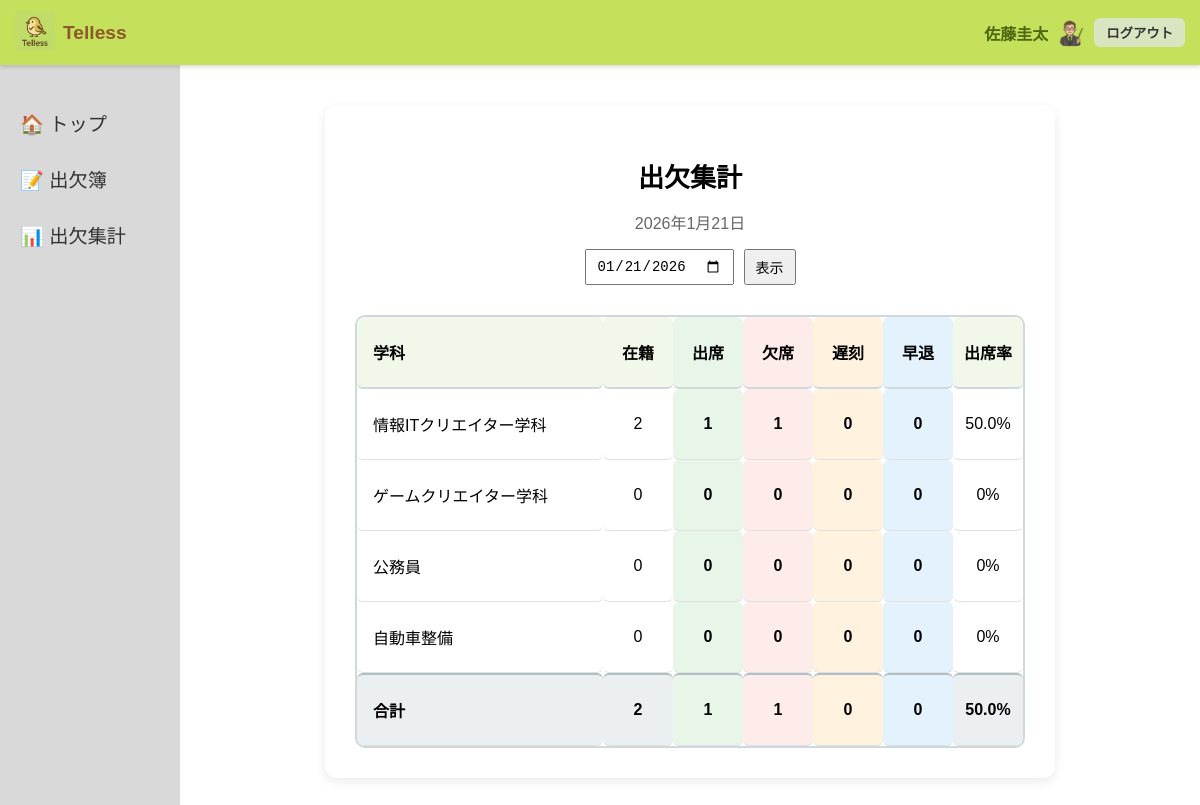
/attendance/summary/ (signed in), run on the app's committed database.
### telles/models.py (models this page shows, shortened)
class CustomUser(AbstractUser):
    is_teacher = models.BooleanField(default=False)
    is_student = models.BooleanField(default=False)

class TeacherProfile(models.Model):
    user = models.OneToOneField(
        CustomUser,
        on_delete=models.CASCADE,
        related_name='teacher_profile'
    )
    teacher_name = models.CharField(max_length=100)
    created_at = models.DateTimeField(auto_now_add=True)
    class Meta:
        db_table = 'teacher_database'  # 教師専用テーブル名

class ClassRegistration(models.Model):
    department = models.CharField(max_length=100, unique=True)

### telles/views.py (the view)
# urls.py: path("attendance/summary/", views.attendance_summary, name="attendance_summary"),
def attendance_summary(request):
    target_date = request.GET.get("date")
    if target_date:
        target_date = date.fromisoformat(target_date)
    else:
        target_date = date.today()
    selected_year = request.session.get("selected_year")
    summary = []
    departments = ClassRegistration.objects.all()
    for dept in departments:
        students = StudentProfile.objects.filter(
            department=dept,
            user__is_active=True
        )
        if selected_year:
            students = students.filter(academic_year=selected_year)
        total = students.count()
        absent = Attendance.objects.filter(
            student__in=students,
            date=target_date,
            status="absent"
        ).count()
        late = Attendance.objects.filter(
            student__in=students,
            date=target_date,
            status="late"
        ).count()
        leave = Attendance.objects.filter(
            student__in=students,
            date=target_date,
            status="leave"
        ).count()
        present = total - (absent + late + leave)
        present = max(present, 0)
        rate = round((present / total) * 100, 1) if total > 0 else 0
        summary.append({
            "class_name": dept.department,
            "total": total,
            "present": present,
            "absent": absent,
            "late": late,
            "leave": leave,
            "rate": rate,
        })
    total_students = sum(item["total"] for item in summary)
    total_absent = sum(item["absent"] for item in summary)
    total_late = sum(item["late"] for item in summary)
    total_leave = sum(item["leave"] for item in summary)
    total_present = total_students - (total_absent + total_late + total_leave)
    total_present = max(total_present, 0)
    total_summary = {
        "total": total_students,
        "present": total_present,
        "absent": total_absent,
        "late": total_late,
        "leave": total_leave,
        "rate": round((total_present / total_students) * 100, 1) if total_students > 0 else 0
    }
    return render(request, "attendance_summary.html", {
        "date": target_date,
        "summary": summary,
        "total_summary": total_summary,
    })

### telles/templates/attendance_summary.html
{% extends "base.html" %}
{% load static %}
{% block extra_css %}
<link rel="stylesheet" href="{% static 'css/attendance_board.css' %}">
{% endblock %}
{% block content %}
<div class="summary-container">
    <div class="summary-header">
        <h2>出欠集計</h2>
        <p class="summary-date">{{ date }}</p>
        <form method="get" class="date-form">
            <input type="date" name="date" value="{{ date|date:'Y-m-d' }}">
            <button type="submit">表示</button>
        </form>
    </div>
    <table class="attendance-board">
        <thead>
            <tr>
                <th>学科</th>
                <th>在籍</th>
                <th>出席</th>
                <th>欠席</th>
                <th>遅刻</th>
                <th>早退</th>
                <th>出席率</th>
            </tr>
        </thead>
        <tbody>
            {% for item in summary %}
            <tr
            class="
                {% if item.absent > 0 %}
                    row-absent
                {% elif item.late > 0 or item.leave > 0 %}
                    row-warning
                {% else %}
                    row-good
                {% endif %}
            "
            >
                <td>{{ item.class_name }}</td>
                <td>{{ item.total }}</td>
                <td class="present">{{ item.present }}</td>
                <td class="absent">{{ item.absent }}</td>
                <td class="late">{{ item.late }}</td>
                <td class="leave">{{ item.leave }}</td>
                <td class="rate">{{ item.rate }}%</td>
            </tr>
            {% endfor %}
            <tr class="total-row">
                <th>合計</th>
                <th>{{ total_summary.total }}</th>
                <th class="present">{{ total_summary.present }}</th>
                <th class="absent">{{ total_summary.absent }}</th>
                <th class="late">{{ total_summary.late }}</th>
                <th class="leave">{{ total_summary.leave }}</th>
                <th class="rate">{{ total_summary.rate }}%</th>
            </tr>
        </tbody>
    </table>
</div>
{% endblock %}

### telles/templates/base.html (shortened to what this page needs)
{% load static %}
<!DOCTYPE html>
<html lang="ja">
<head>
  <link rel="stylesheet" href="{% static 'css/styles.css' %}?v={{ now|date:'U' }}">
  {% block extra_css %}{% endblock %}
</head>
<body>
  <header class="header">
    <div class="header-left">
      <a href="{% url 'telles:index' %}">
        <img src="{% static 'images/テレロン.png' %}" alt="Tellessアイコン" class="app-icon">
      </a>
      <span class="app-title">Telless</span>
    </div>
    <div class="header-right">
      {% if user.is_authenticated %}
      {% if user.is_teacher %}
      {% if user.teacher_profile %}
      <span class="username">{{ user.teacher_profile.teacher_name }}</span>
      {% else %}
      <span class="username">{{ user.username }}</span>
      {% endif %}
      <img src="{% static 'images/teacher_icon.jpg' %}" alt="教師アイコン" class="user-icon">
      {% endif %}
      <form action="{% url 'telles:logout' %}" method="post" style="display:inline;">
        <button type="submit" class="logout-btn">ログアウト</button>
      </form>
      {% else %}
      <a href="{% url 'telles:teacher_login' %}" class="login-link">ログイン</a>
      {% endif %}
    </div>
  </header>
  <aside class="sidebar">
    <ul>
      <li><a href="{% url 'telles:index' %}">🏠 トップ</a></li>
      <li><a href="{% url 'telles:calendar' %}">📝 出欠簿</a></li>
      <li><a href="{% url 'telles:attendance_summary' %}">📊 出欠集計</a></li>
    </ul>
  </aside>
  <main class="main-content">
    {% block content %}
    {% endblock %}
  </main>
</body>
</html>

### telles/static/css/styles.css (style rules this page uses)
body { margin: 0; font-family: "Hiragino Sans", "Noto Sans JP", sans-serif; }
.header { background-color: #C5E05A; display: flex; justify-content: space-between; align-items: center; height: 65px; padding: 0 15px; position: fixed; top: 0; left: 0; width: 100%; box-shadow: 0 2px 4px rgba(0, 0, 0, 0.15); z-index: 1000; box-sizing: border-box; }
.header-left { display: flex; align-items: center; gap: 8px; flex-shrink: 0; }
.app-icon { width: 40px; height: 40px; }
.app-title { font-size: 1.2rem; font-weight: bold; color: #8b5a2b; }
.header-right { display: flex; align-items: center; gap: 8px; flex-wrap: nowrap; min-width: 0; }
.username { font-weight: bold; color: #4d6812; max-width: 120px; white-space: nowrap; overflow: hidden; text-overflow: ellipsis; }
.user-icon { width: 30px; height: 30px; border-radius: 50%; }
.logout-btn { background-color: #d9e5c0; border: none; border-radius: 6px; padding: 5px 12px; font-weight: bold; color: #333; cursor: pointer; white-space: nowrap; }
.sidebar { background-color: #D9D9D9; position: fixed; top: 65px; left: 0; width: 180px; height: calc(100vh - 65px); padding-top: 30px; }
.sidebar ul { list-style: none; padding: 0; margin: 0; }
.sidebar li { padding: 14px 20px; font-size: 1.2rem; }
.sidebar a { color: #333; text-decoration: none; display: flex; align-items: center; gap: 8px; }
.main-content { margin-left: 180px; margin-top: 65px; min-height: calc(100vh - 65px); background-color: #fff; display: flex; justify-content: center; align-items: center; }
table { border-collapse: collapse; margin: 0 auto; font-size: 16px; }
th, td { width: 50px; height: 50px; text-align: center; border-radius: 6px; }
th { background-color: #f3f3f3; }
td { cursor: pointer; transition: background-color 0.2s; }

### telles/static/css/attendance_board.css (style rules this page uses)
.summary-container { max-width: 1000px; margin: 40px auto; padding: 30px; background-color: #ffffff; border-radius: 12px; box-shadow: 0 4px 12px rgba(0, 0, 0, 0.08); }
.summary-header { text-align: center; margin-bottom: 30px; }
.summary-header h2 { font-size: 26px; margin-bottom: 6px; }
.summary-date { color: #666; margin-bottom: 15px; }
.date-form { display: flex; justify-content: center; gap: 10px; }
.date-form input, .date-form button { padding: 6px 10px; font-size: 14px; }
.attendance-board { width: 100%; border-collapse: separate; border-spacing: 0; border: 2px solid #cfd8dc; border-radius: 10px; overflow: hidden; background-color: #ffffff; }
.attendance-board thead th { background-color: #f1f8e9; font-weight: bold; padding: 10px; text-align: center; border-bottom: 2px solid #cfd8dc; }
.attendance-board th, .attendance-board td { padding: 10px; text-align: center; border-bottom: 1px solid #e0e0e0; }
.attendance-board th:nth-child(1), .attendance-board td:nth-child(1) { width: 220px; min-width: 200px; text-align: left; padding-left: 16px; }
.attendance-board th:nth-child(3), .attendance-board td:nth-child(3) { background-color: #e8f5e9; font-weight: bold; }
.attendance-board th:nth-child(4), .attendance-board td:nth-child(4) { background-color: #fdecea; font-weight: bold; }
.attendance-board th:nth-child(5), .attendance-board td:nth-child(5) { background-color: #fff3e0; font-weight: bold; }
.attendance-board th:nth-child(6), .attendance-board td:nth-child(6) { background-color: #e3f2fd; font-weight: bold; }
.total-row th, .total-row td { background-color: #eceff1; font-weight: bold; border-top: 2px solid #b0bec5; }

### data on the page
CustomUser: teacher_profile.teacher_name "佐藤圭太"
ClassRegistration: class_name "情報ITクリエイター学科"
ClassRegistration: class_name "ゲームクリエイター学科"
ClassRegistration: class_name "公務員"
ClassRegistration: class_name "自動車整備"

### other printed values
{{ date }} "2026年1月21日"
{{ item.total }} "2" "0" "0" "0"
{{ item.present }} "1" "0" "0" "0"
{{ item.absent }} "1" "0" "0" "0"
{{ item.late }} "0" "0" "0" "0"
{{ item.leave }} "0" "0" "0" "0"
{{ item.rate }} "50.0" "0" "0" "0"
{{ total_summary.total }} "2"
{{ total_summary.present }} "1"
{{ total_summary.absent }} "1"
{{ total_summary.late }} "0"
{{ total_summary.leave }} "0"
{{ total_summary.rate }} "50.0"
